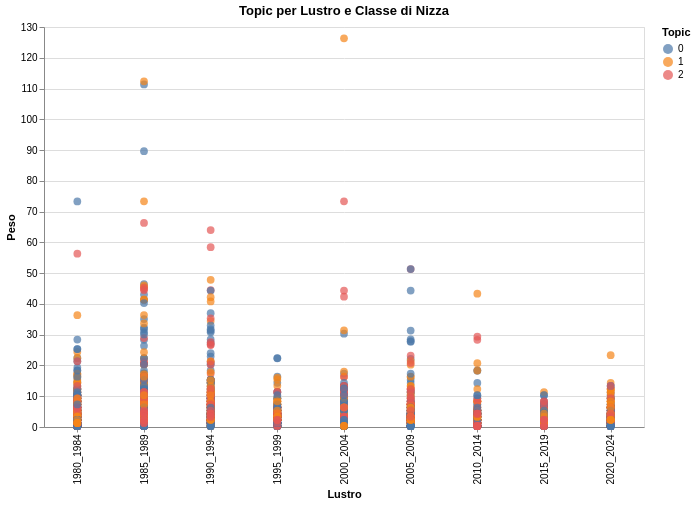

This figure's Vega-Lite source:
### Vega-Lite specification from a JSON file in a GitHub repository (floating-point values rounded to 4 significant figures; data arrays with more than 128 entries replaced by an {"elided": "..."} marker saying what was removed)
{"$schema": "https://vega.github.io/schema/vega-lite/v5.6.1.json", "config": {"view": {"continuousHeight": 300, "continuousWidth": 300}}, "data": {"name": "data-b2c1c2c64133b0fedd1017a1fe5827de"}, "datasets": {"data-b2c1c2c64133b0fedd1017a1fe5827de": {"elided": "2723 records"}}, "encoding": {"color": {"field": "Topic", "type": "nominal"}, "text": {"field": "Word", "type": "nominal"}, "tooltip": [{"field": "Word", "type": "nominal"}, {"field": "Weight", "type": "quantitative"}], "x": {"field": "Lustrum", "title": "Lustro", "type": "nominal"}, "y": {"field": "Weight", "title": "Peso", "type": "quantitative"}}, "height": 400, "mark": {"size": 60, "type": "circle"}, "params": [{"bind": {"input": "range", "max": 45.0, "min": 1.0, "step": 1}, "name": "Select", "select": {"fields": ["Nice_class"], "type": "point"}}], "title": "Topic per Lustro e Classe di Nizza", "transform": [{"filter": {"param": "Select"}}], "width": 600}
